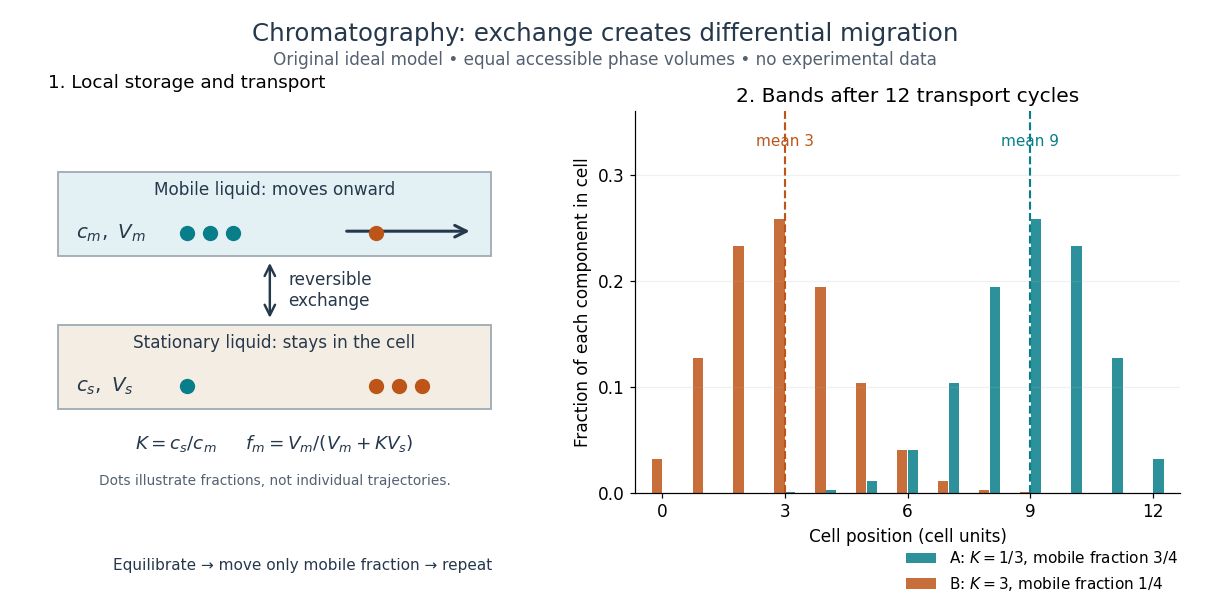

Generate this figure with Python:
"""Original partition/transport model; Python 3.14, matplotlib 3.10.7, numpy 2.3.5.

Run from _media; writes a matching opaque PNG in the working directory.
"""

from math import comb
from pathlib import Path

import matplotlib.pyplot as plt
from matplotlib.patches import FancyArrowPatch, Rectangle
import numpy as np


def band(steps, mobile_fraction):
    """Exact binomial populations after repeated equilibrium and one-cell shifts."""
    return np.array([
        comb(steps, j) * mobile_fraction**j * (1 - mobile_fraction)**(steps - j)
        for j in range(steps + 1)
    ])


def main():
    plt.rcParams.update({"font.size": 11, "axes.spines.top": False,
                         "axes.spines.right": False, "figure.facecolor": "white"})
    teal, orange, ink = "#087e8b", "#bd5519", "#26384b"
    fig, (left, right) = plt.subplots(1, 2, figsize=(11, 5.6),
                                     gridspec_kw={"width_ratios": [1, 1.18]})
    fig.subplots_adjust(left=.04, right=.975, bottom=.20, top=.82, wspace=.25)
    fig.suptitle("Chromatography: exchange creates differential migration",
                 fontsize=16, y=.965, color=ink)
    fig.text(.5, .895, "Original ideal model • equal accessible phase volumes • no experimental data",
             ha="center", fontsize=11, color="#536170")
    left.set(xlim=(0, 10), ylim=(0, 10))
    left.axis("off")
    left.set_title("1. Local storage and transport", loc="left", pad=15, fontsize=12)
    for y, face in [(6.2, "#e4f1f4"), (2.2, "#f4ede4")]:
        left.add_patch(Rectangle((.2, y), 9.4, 2.2, facecolor=face,
                                 edgecolor="#a0acb4", linewidth=1.2))
    left.text(4.9, 7.8, "Mobile liquid: moves onward", ha="center", color=ink)
    left.text(4.9, 3.8, "Stationary liquid: stays in the cell", ha="center", color=ink)
    left.text(.6, 6.65, r"$c_m,\ V_m$", fontsize=13, color=ink)
    left.text(.6, 2.65, r"$c_s,\ V_s$", fontsize=13, color=ink)
    left.add_patch(FancyArrowPatch((4.8, 4.5), (4.8, 6.1), arrowstyle="<->",
                                   mutation_scale=17, color=ink, linewidth=1.6))
    left.text(5.2, 5.3, "reversible\nexchange", va="center", color=ink)
    left.add_patch(FancyArrowPatch((6.4, 6.85), (9.2, 6.85), arrowstyle="->",
                                   mutation_scale=19, color=ink, linewidth=2))
    for x, y, color in [(3.0, 6.8, teal), (3.5, 6.8, teal), (4.0, 6.8, teal),
                         (3.0, 2.8, teal), (7.1, 6.8, orange), (7.1, 2.8, orange),
                         (7.6, 2.8, orange), (8.1, 2.8, orange)]:
        left.plot(x, y, "o", color=color, markersize=9)
    left.text(4.9, 1.15, r"$K=c_s/c_m$     $f_m=V_m/(V_m+KV_s)$",
              ha="center", fontsize=12, color=ink)
    left.text(4.9, .2, "Dots illustrate fractions, not individual trajectories.",
              ha="center", fontsize=9, color="#536170")
    steps = 12
    x = np.arange(steps + 1)
    for fraction, color, label, offset in [
        (.75, teal, r"A: $K=1/3$, mobile fraction $3/4$", .13),
        (.25, orange, r"B: $K=3$, mobile fraction $1/4$", -.13),
    ]:
        values = band(steps, fraction)
        right.bar(x + offset, values, width=.25, color=color, alpha=.85, label=label)
        right.axvline(steps * fraction, color=color, linestyle="--", linewidth=1.4)
        right.text(steps * fraction, .327, f"mean {steps * fraction:g}",
                   ha="center", color=color, fontsize=10)
    right.set(title="2. Bands after 12 transport cycles", xlabel="Cell position (cell units)",
              ylabel="Fraction of each component in cell", xlim=(-.65, 12.65), ylim=(0, .36))
    right.set_xticks(np.arange(0, 13, 3))
    right.set_yticks([0, .1, .2, .3])
    right.grid(axis="y", alpha=.18)
    handles, labels = right.get_legend_handles_labels()
    fig.legend(handles, labels, loc="lower right", bbox_to_anchor=(.985, .015),
               frameon=False, fontsize=10)
    fig.text(.25, .075, "Equilibrate → move only mobile fraction → repeat",
             ha="center", fontsize=10, color=ink)
    fig.savefig(Path(__file__).stem + ".png", dpi=110, facecolor="white")
    plt.close(fig)


if __name__ == "__main__":
    main()
